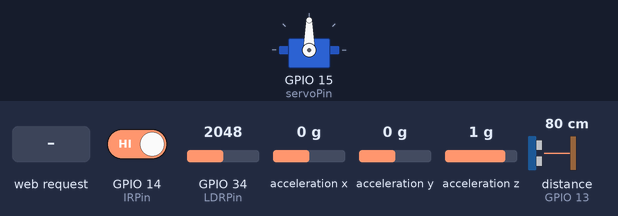
This sketch was run on a simulated ESP32. Shown: servo. Wiring (inferred from the names in the program): ultrasonic range finder: trigger GPIO 12; echo GPIO 13. The inputs (shaded band) are chosen by the test bench; at power-on: GPIO 14 (IRPin) HIGH, GPIO 34 (LDRPin) = 2048, acceleration x 0 g, acceleration y 0 g, acceleration z 1 g, distance to the obstacle (sensor on GPIO 13) 80 cm. The echo pulse lasts 58.3 µs per cm; what the sketch prints to the serial monitor is not drawn.

Above: at 1.8 s.
1.9 s: HTTP request GET /servo?angle=1 received
At 2.9 s:
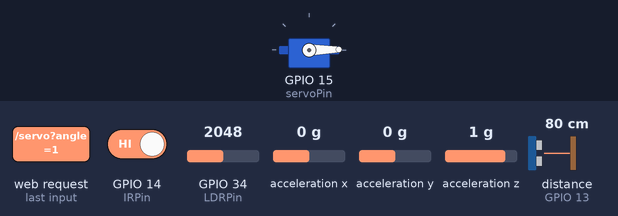
3.5 s: HTTP request GET /servo?angle=120 received
At 5.1 s:
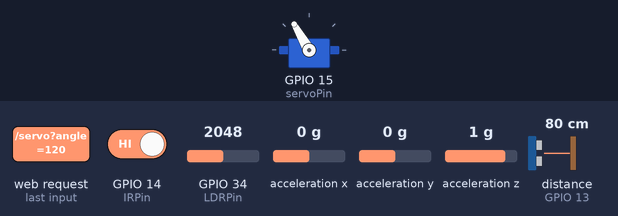
Timing chart, 0 to 6.6 s (numbered marks = the images above; inputs shaded):
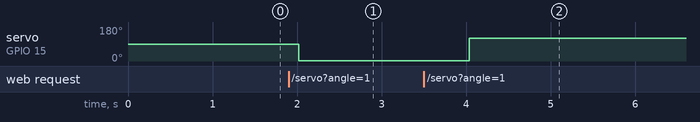

The sketch:

Full-web-interface.ino
```cpp
#include <WiFi.h>
#include <WebServer.h>
#include <DNSServer.h>
#include <Adafruit_Sensor.h>
#include <Adafruit_ADXL345_U.h>
#include <ESP32Servo.h>

const char *ssid = "ESP32-Access-Point";
const char *password = "12345678";

DNSServer dnsServer;
const byte DNS_PORT = 53;

const int LDRPin = 34;
const int IRPin = 14;
const int trigPin = 12;
const int echoPin = 13;
const int servoPin = 15;

long duration;
int distance;

WebServer server(80);

Adafruit_ADXL345_Unified accel = Adafruit_ADXL345_Unified(12345);

Servo myServo;

void setup()
{
  Serial.begin(115200);

  WiFi.softAP(ssid, password);
  IPAddress IP = WiFi.softAPIP();
  Serial.print("Access Point IP Address: ");
  Serial.println(IP);

  dnsServer.start(DNS_PORT, "*", IP);

  server.on("/", handleRoot);
  server.on("/servo", handleServoControl);
  server.onNotFound(handleRoot);

  server.begin();
  Serial.println("Web server started");

  pinMode(IRPin, INPUT);

  pinMode(trigPin, OUTPUT);
  pinMode(echoPin, INPUT);

  myServo.attach(servoPin);

  if (!accel.begin())
  {
    Serial.println("Failed to find ADXL345 chip");
    while (1)
      ;
  }
  accel.setRange(ADXL345_RANGE_16_G);

  Serial.println("Setup complete");
}

void loop()
{

  dnsServer.processNextRequest();
  server.handleClient();

  readAndDisplaySensorData();
}

void readAndDisplaySensorData()
{

  int ldrValue = analogRead(LDRPin);
  Serial.print("LDR Value: ");
  Serial.println(ldrValue);

  int irValue = digitalRead(IRPin);
  Serial.print("IR Sensor: ");
  Serial.println(irValue ? "No Object" : "Object Detected");

  distance = getUltrasonicDistance();
  Serial.print("Ultrasonic Distance: ");
  Serial.print(distance);
  Serial.println(" cm");

  sensors_event_t event;
  accel.getEvent(&event);
  Serial.print("Accelerometer X: ");
  Serial.println(event.acceleration.x);
  Serial.print("Accelerometer Y: ");
  Serial.println(event.acceleration.y);
  Serial.print("Accelerometer Z: ");
  Serial.println(event.acceleration.z);

  delay(1000);
}

int getUltrasonicDistance()
{
  digitalWrite(trigPin, LOW);
  delayMicroseconds(2);
  digitalWrite(trigPin, HIGH);
  delayMicroseconds(10);
  digitalWrite(trigPin, LOW);

  duration = pulseIn(echoPin, HIGH);
  int distance = duration * 0.034 / 2;
  return distance;
}

void handleRoot()
{
  String html = "<html><body>";
  html += "<h1>ESP32 Sensor Data</h1>";
  html += "<p>LDR: " + String(analogRead(LDRPin)) + "</p>";
  html += "<p>IR Sensor: " + String(digitalRead(IRPin) ? "Object Detected" : "No Object") + "</p>";
  html += "<p>Ultrasonic Distance: " + String(getUltrasonicDistance()) + " cm</p>";

  sensors_event_t event;
  accel.getEvent(&event);
  html += "<p>Accelerometer X: " + String(event.acceleration.x) + "</p>";
  html += "<p>Accelerometer Y: " + String(event.acceleration.y) + "</p>";
  html += "<p>Accelerometer Z: " + String(event.acceleration.z) + "</p>";

  html += "<h3>Servo Control</h3>";
  html += "<form action=\"/servo\"><input type=\"range\" name=\"angle\" min=\"0\" max=\"360\">";
  html += "<input type=\"submit\" value=\"Move Servo\"></form>";
  html += "</body></html>";

  server.send(200, "text/html", html);
}

void handleServoControl()
{
  if (server.hasArg("angle"))
  {
    int angle = server.arg("angle").toInt();
    if (angle >= 0 && angle <= 360)
    {
      myServo.write(angle);
      server.send(200, "text/html", "<html><body><h1>Servo moved to " + String(angle) + " degrees</h1></body></html>");
    }
    else
    {
      server.send(400, "text/html", "<html><body><h1>Invalid angle</h1></body></html>");
    }
  }
  else
  {
    server.send(400, "text/html", "<html><body><h1>Angle not provided</h1></body></html>");
  }
}
```

Measured:
- after the input at 1.9 s, servo on GPIO 15 (servoPin): 90° → 1° after 0.12 s
- after the input at 3.5 s, servo on GPIO 15 (servoPin): 1° → 120° after 0.54 s
